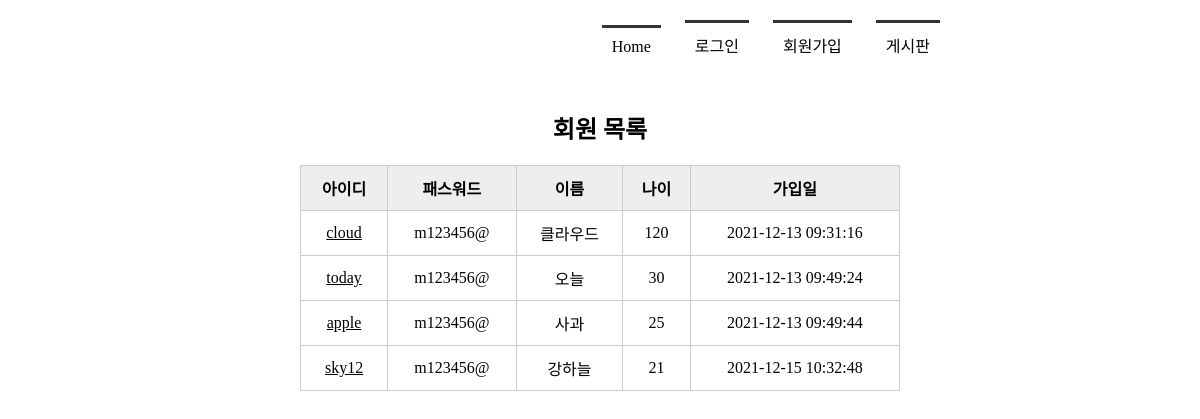
Before: /memberlist/ with the older database file.
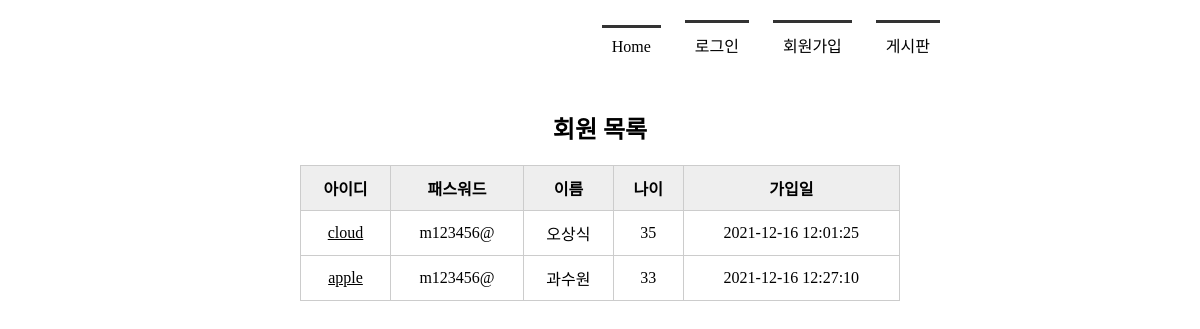
After: the same page with the newer database file.
### tables this page shows
CREATE TABLE member(
        mid CHAR(5) PRIMARY KEY,
        passwd CHAR(8) NOT NULL,
        name TEXT NOT NULL,
        age INTEGER,
        regDate TIMESTAMP DATE DEFAULT (datetime('now', 'localtime'))
    );

### app.py (the view)
@app.route('/memberlist/')
def memberlist():
    conn = getconn()
    cur = conn.cursor()
    sql = "SELECT * FROM member"
    cur.execute(sql)
    rs = cur.fetchall()     # db에서 검색한 데이터
    conn.close()
    return render_template('memberlist.html', rs=rs)

### app.py (called while the page is built)
def getconn():
    conn = sqlite3.connect('./memberdb.db')
    return conn

### templates/memberlist.html (shortened to what this page needs)
<!DOCTYPE html>
<html lang="ko">
<head>
     <link rel="stylesheet" href="{{ url_for('static', filename='css/style.css')}}">
</head>
<body>
    <div id="container">
        {% include 'navbar.html' %}
        <section>
        <h1>회원 목록</h1>
            <table>
                <tr>
                    <th>아이디</th><th>패스워드</th><th>이름</th><th>나이</th><th>가입일</th>
                </tr>
                {% for i in rs %}
                <tr>
                    <td><a href="{{ url_for('member_view', id=i[0]) }}">{{ i[0] }}</a></td>
                    <td>{{ i[1] }}</td>
                    <td>{{ i[2] }}</td>
                    <td>{{ i[3] }}</td>
                    <td>{{ i[4] }}</td>
                </tr>
                {% endfor %}
            </table>
        </section>
    </div>
</body>
</html>

### templates/navbar.html (shortened to what this page needs)
<!DOCTYPE html>
<html lang="ko">
<head>
</head>
<body>
        <header>
            <nav>
                <ul>
                {% if session %}
                    <li><a href="{{ url_for('index') }}">Home</a></li>
                    <li><a href="{{ url_for('logout') }}">({{ session['userName'] }}님)로그아웃</a></li>
                    <li><a href="{{ url_for('memberlist') }}">회원목록</a></li>
                    <li><a href="{{ url_for('boardlist') }}">게시판</a></li>
                {% else %}
                    <li><a href="{{ url_for('index') }}">Home</a></li>
                    <li><a href="{{ url_for('login') }}">로그인</a></li>
                    <li><a href="{{ url_for('register') }}">회원가입</a></li>
                    <li><a href="{{ url_for('boardlist') }}">게시판</a></li>
                {% endif %}
                </ul>
            </nav>
        </header>
</body>
</html>

### static/css/style.css (style rules this page uses)
* { margin: 0; padding: 0; }
#container { width: 1000px; margin: 10px auto; }
header { height: 100px; }
nav ul { list-style: none; text-align:right; margin-right:150px; }
nav ul li { display:inline-block; margin: 10px; border-top:3px solid #333; padding: 10px; }
nav ul li a { text-decoration:none; color: #000; }
section { text-align: center; }
section table { width: 600px; margin: 0 auto; border-collapse:collapse; }
section h1 { margin-bottom: 20px; }
section table, th, td { border: 1px solid #ccc; padding: 10px; }
section table th { background-color: #eee; }
section table a { color: #000; }

Changed rows visible on the page:
removed member: mid "today", passwd "m123456@", name "오늘", age "30", regDate "2021-12-13 09:49:24"
removed member: mid "sky12", passwd "m123456@", name "강하늘", age "21", regDate "2021-12-15 10:32:48"
changed member "cloud": name "클라우드" → "오상식"; age "120" → "35"; regDate "2021-12-13 09:31:16" → "2021-12-16 12:01:25"
changed member "apple": name "사과" → "과수원"; age "25" → "33"; regDate "2021-12-13 09:49:44" → "2021-12-16 12:27:10"
